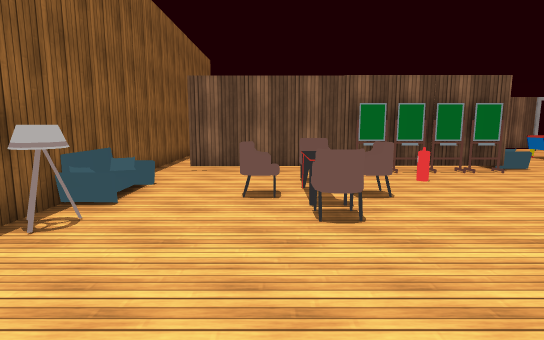
View 1 (above)

16 first-person views from a walk through a 3-D level made in the Unity game engine. The camera is 1.5 m above the floor, tilts 8° down and sees 80° across. The floor is counted in squares, 1.2 m on a side. Each view is taken from the middle of a square. On the plan, view 1 faces up. The plan holds only what a view shows up to about 14 squares ahead; the rest is blank. The player is left out. Some animated figures are not drawn. Door leaves are left out, so doorways stand open. Some surface patterns are stand-ins.

View 2
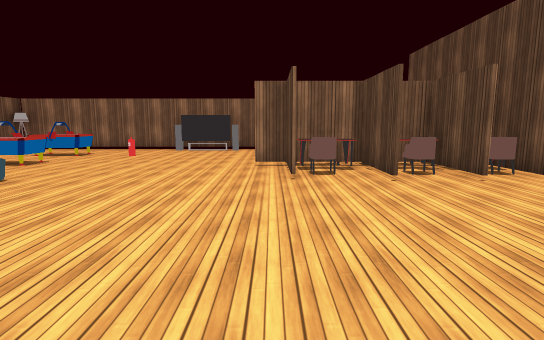

View 3
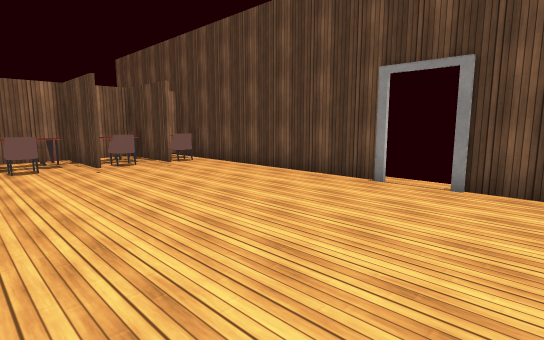

View 4
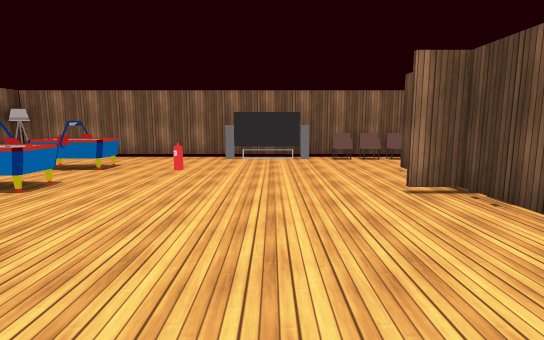

View 5
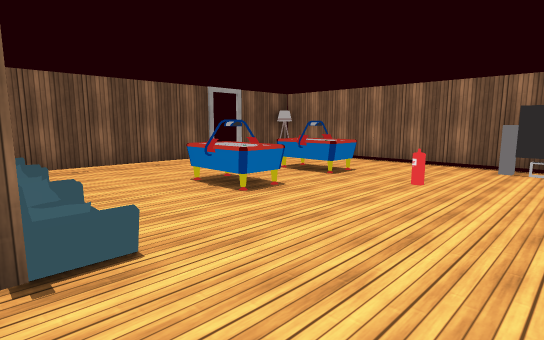

View 6
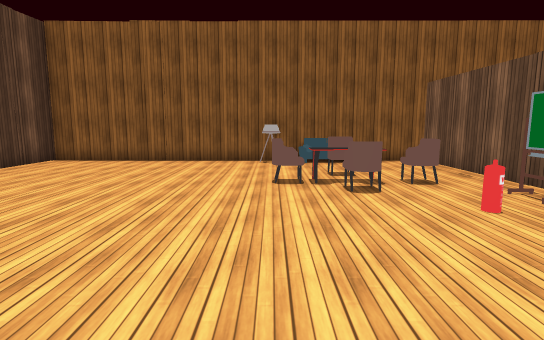

View 7
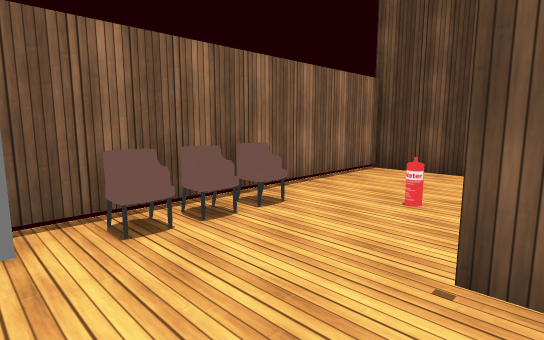

View 8
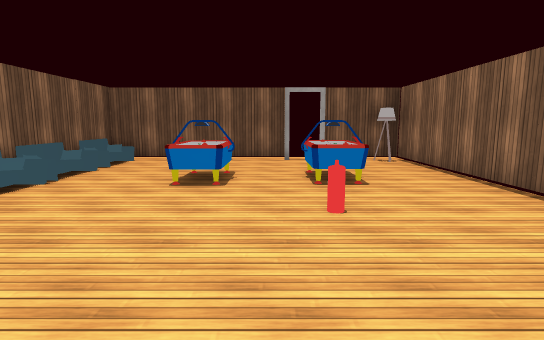

View 9
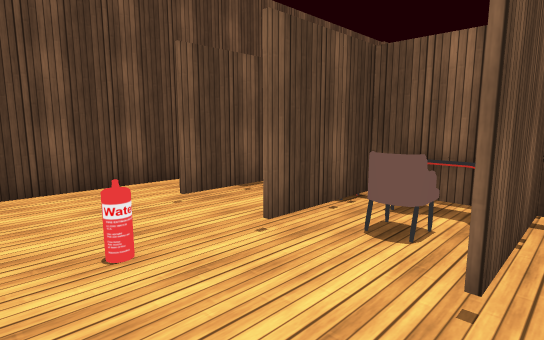

View 10
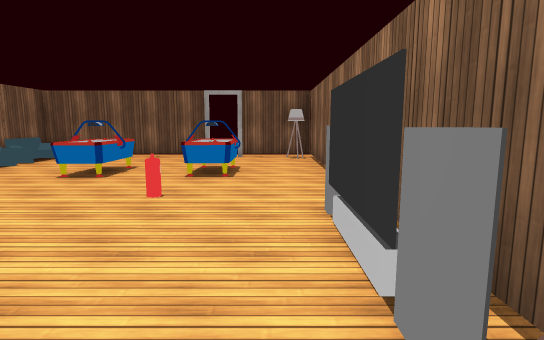

View 11
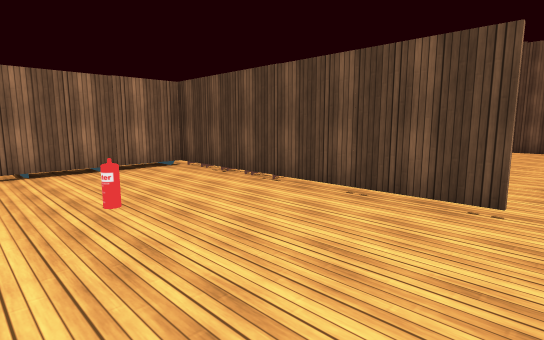

View 12
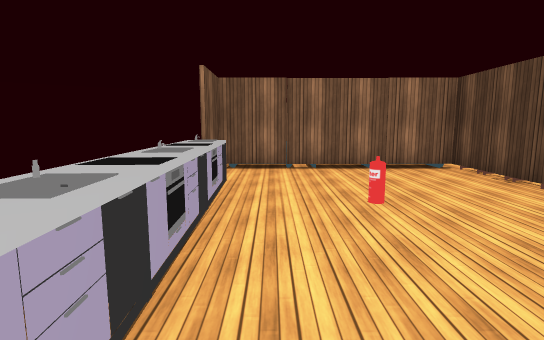

View 13
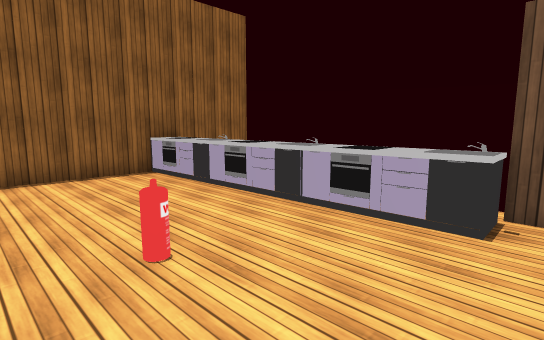

View 14
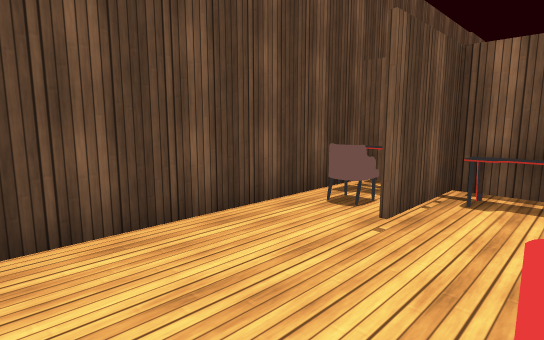

View 15
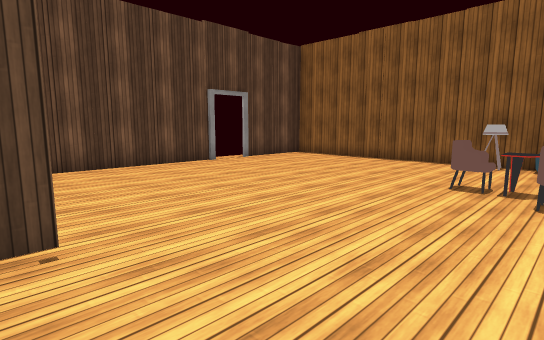

View 16
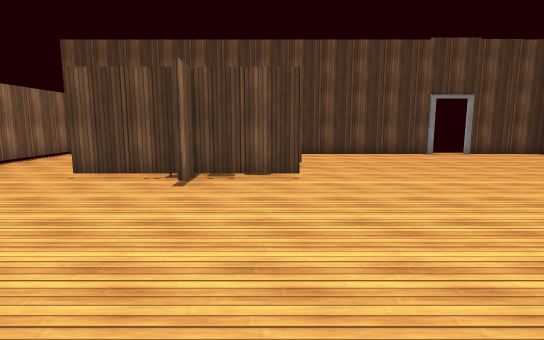

### Floor plan
Key: @ floor where view 1 was taken; # wall or solid block; x gap in a wall; . floor; / step, stairs or slope; D open door; = window, fence, low wall or low ledge; S sofa; T thing the floor can be seen under or through; C chair; E fire extinguisher; A table; L lamp; O other object.
Columns run from 4 left of view 1 to 17 right of it. Each row starts with its distance up from view 1.
 17  #
 16  A AAAAAA########.####
 15  AAAAAAAA.# ........L#
 14 #.........SO.........#
 13 #.........#=.........#
 12 #.....E...SO..OO.OO..#
 11 #.........#S..OO.OO..#
 10 #.........S/.........#
  9 #DDTTTT####/.....E...#
  8 #....................#
  7 #S...C.E............##
  6 #O..CAC.............##
  5 ##...C..............##
  4  L...C..............C#
  3 #.............#.....C#
  2 #...........CCAC#...C#
  1 #............A#C....C#
  0 #...@.......#####.E..#
 -1 #...........COA......#
 -2 #...........#####....#
 -3 #...........COOC.....#
 -4 ####xx################

Where each view was taken, in squares from view 1:
view 1: 0 up, 0 right, facing up
view 2: 3 up, 0 right, facing right
view 3: 3 up, 2 left, facing down-right
view 4: 6 up, 4 right, facing right
view 5: 6 up, 6 right, facing up-right
view 6: 4 up, 8 right, facing left
view 7: 5 up, 12 right, facing down-right
view 8: 4 up, 12 right, facing up
view 9: 3 up, 15 right, facing down-left
view 10: 3 up, 15 right, facing up
view 11: 14 up, 3 left, facing down-right
view 12: 14 up, 3 left, facing right
view 13: 11 up, 5 right, facing up-left
view 14: 0 up, 16 right, facing down-left
view 15: 6 up, 8 right, facing down-left
view 16: 10 up, 8 right, facing down
